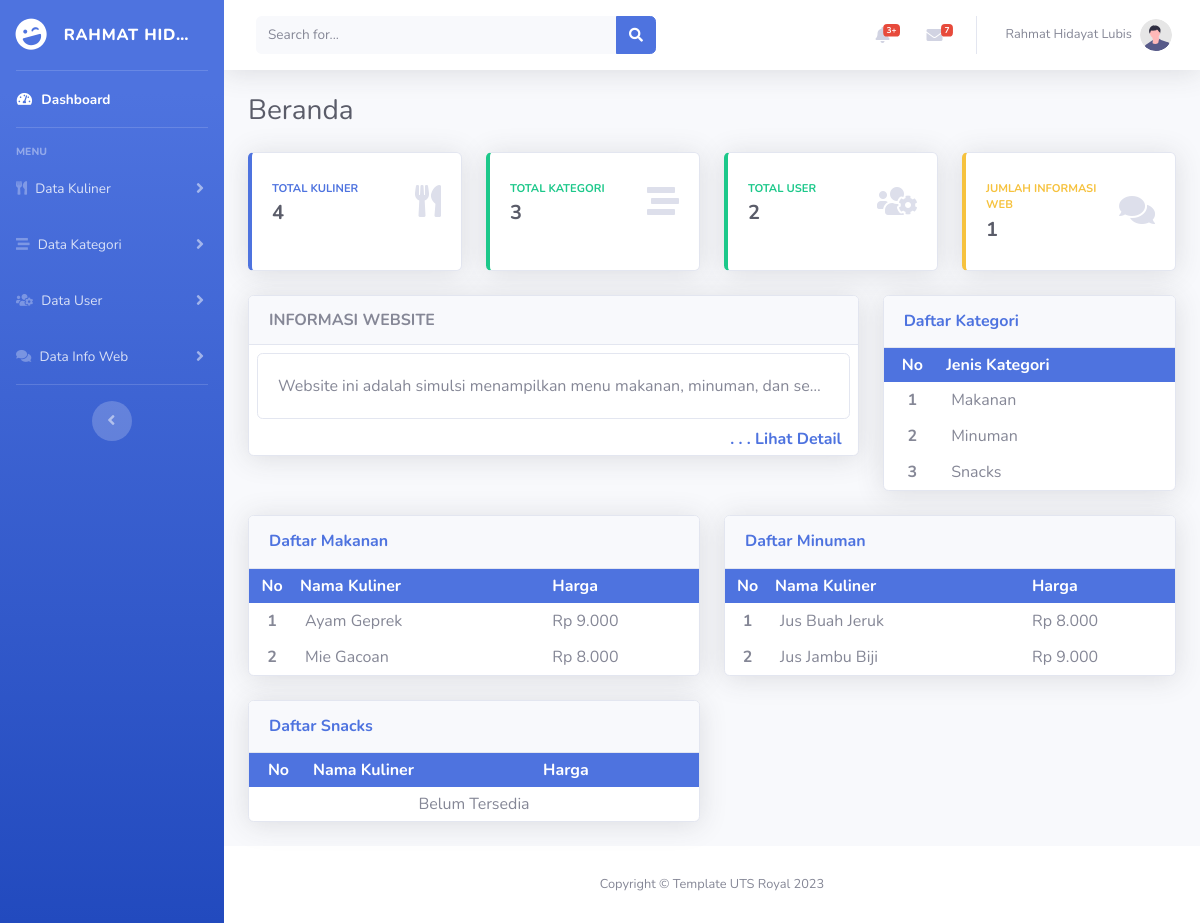
Before: / with the older database file.
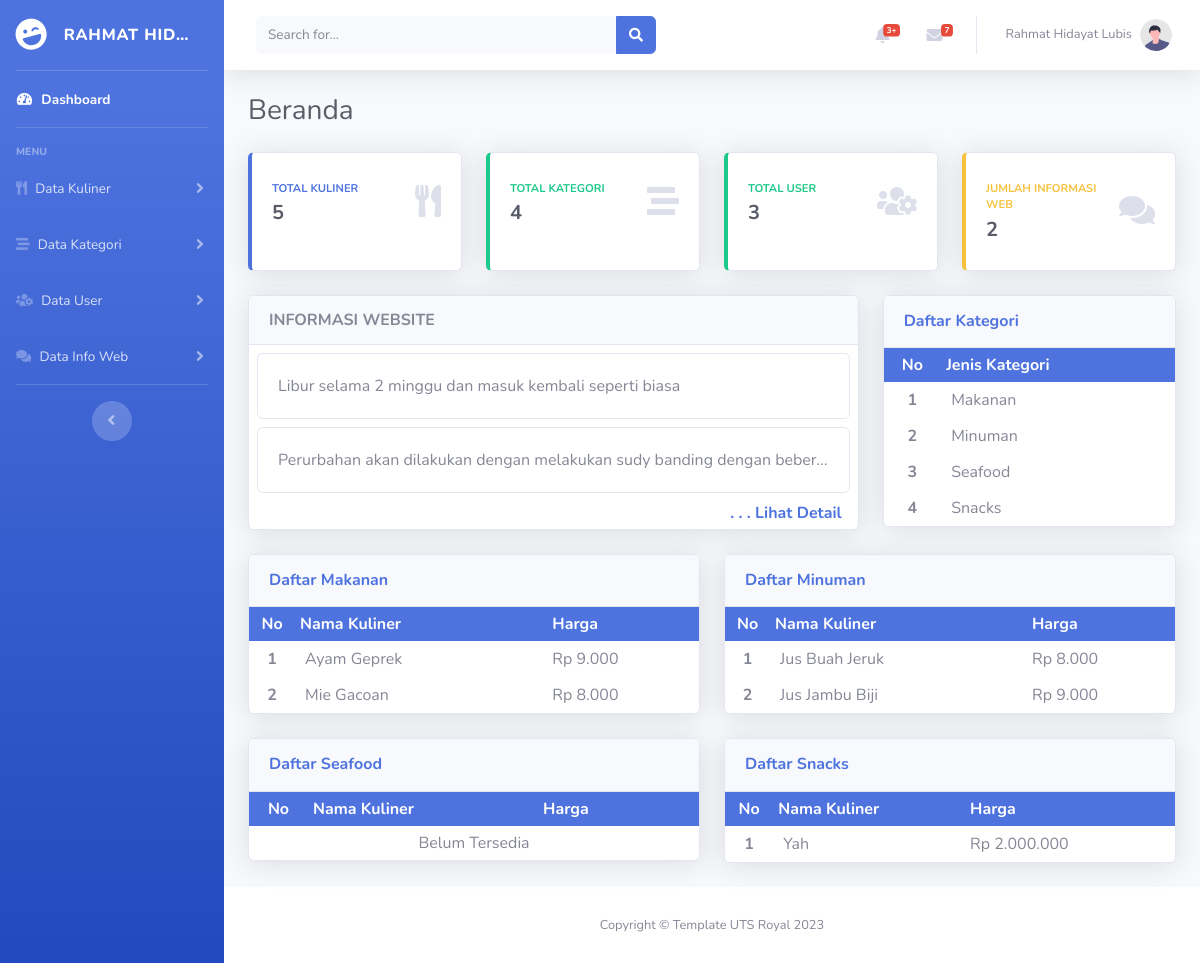
After: the same page with the newer database file.
### tables this page shows
CREATE TABLE `tabel_user` (
  `id` int(11) NOT NULL,
  `nama_user` varchar(25) NOT NULL,
  `username` varchar(25) NOT NULL,
  `password` varchar(255) NOT NULL
);

CREATE TABLE `tabel_info_web` (
  `id` int(11) NOT NULL,
  `judul` varchar(50) NOT NULL,
  `deskripsi_web` text NOT NULL,
  `waktu` datetime NOT NULL
);

CREATE TABLE `tabel_kategori` (
  `id` int(11) NOT NULL,
  `kategori` varchar(50) NOT NULL
);

CREATE TABLE `tabel_kuliner` (
  `id` int(11) NOT NULL,
  `id_kategori` int(11) NOT NULL,
  `nama` varchar(50) NOT NULL,
  `harga` int(15) NOT NULL
);

### koneksi.php (called while the page is built, shortened)
<?php
$databaseName = "db_project_akhir";
$conn = mysqli_connect("localhost", "root", "", $databaseName);
function query($query){
    global $conn;
    $result = mysqli_query($conn, $query);
    $rows = [];
    while ( $row = mysqli_fetch_assoc($result)) {
        $rows[] = $row;
    }
    return $rows;
}
function FormatRupiah($data){
    return number_format($data, 0, ',', '.');
}
?>

### Component/UserAktif.php (called while the page is built, shortened)
<?php
if ( !isset($_SESSION['aktif_user']) ){
  $user = query("SELECT * FROM tabel_user WHERE nama_user LIKE '%rahmat%'")[0];
} else {
  $uid = $_SESSION['aktif_user'];
  $user = query("SELECT * FROM tabel_user WHERE id = '$uid'")[0];
}
?>

### index.php (the view, shortened to what this page needs)
<?php
require 'koneksi.php';
$kategories = query("SELECT id AS id_kategori, kategori FROM tabel_kategori ORDER BY kategori ASC");
$users = query("SELECT * FROM tabel_user");
$infoweb = query("SELECT * FROM tabel_info_web");
$getKuliner = query("SELECT id FROM tabel_kuliner");
$jlh_kuliner = count($getKuliner);
$jlh_kategori = count($kategories);
$jlh_user = count($users);
$jlh_info = count($infoweb);
?>
<!DOCTYPE html>
<html lang="en">
<head>
  <link href="vendor/fontawesome-free/css/all.min.css" rel="stylesheet" type="text/css">
  <link href="css/sb-admin-2.min.css" rel="stylesheet">
</head>
<body id="page-top">
  <div id="wrapper">
    <ul class="navbar-nav bg-gradient-primary sidebar sidebar-dark accordion" id="accordionSidebar">
      <a class="sidebar-brand d-flex align-items-center justify-content-center" href="index.html">
        <div class="sidebar-brand-icon rotate-n-15">
          <i class="fas fa-laugh-wink"></i>
        </div>
        <?php include './Component/UserAktif.php'; ?>
        <div class="sidebar-brand-text mx-3 text-truncate"><?= $user["nama_user"] ?></div>
      </a>
      <hr class=" sidebar-divider my-0">
      <li class="nav-item active">
        <a class="nav-link" href="index.php">
          <i class="fas fa-fw fa-tachometer-alt"></i>
          <span>Dashboard</span></a>
      </li>
      <hr class="sidebar-divider">
      <div class="sidebar-heading">
        Menu
      </div>
      <li class="nav-item">
        <a class="nav-link collapsed" href="#" data-toggle="collapse" data-target="#collapseTwo" aria-expanded="true"
          aria-controls="collapseTwo">
          <i class="fas fa-utensils"></i>
          <span>Data Kuliner</span>
        </a>
      </li>
      <li class="nav-item">
        <a class="nav-link collapsed" href="#" data-toggle="collapse" data-target="#collapseUtilities"
          aria-expanded="true" aria-controls="collapseUtilities">
          <i class="fas fa-stream"></i>
          <span>Data Kategori</span>
        </a>
      </li>
      <li class="nav-item">
        <a class="nav-link collapsed" href="#" data-toggle="collapse" data-target="#collapseUser" aria-expanded="true"
          aria-controls="collapseUser">
          <i class="fas fa-users-cog"></i>
          <span>Data User</span>
        </a>
      </li>
      <li class="nav-item">
        <a class="nav-link collapsed" href="#" data-toggle="collapse" data-target="#collapseInfoWeb"
          aria-expanded="true" aria-controls="collapseInfoWeb">
          <i class="fas fa-comments"></i>
          <span>Data Info Web</span>
        </a>
      </li>
      <hr class="sidebar-divider">
      <div class="text-center d-none d-md-inline">
        <button class="rounded-circle border-0" id="sidebarToggle"></button>
      </div>
    </ul>
    <div id="content-wrapper" class="d-flex flex-column">
      <div id="content">
        <?php include './Component/Topbar.php'; ?>
        <div class="container-fluid">
          <div class="d-sm-flex align-items-center justify-content-between mb-4">
            <h1 class="h3 mb-0 text-gray-800">Beranda</h1>
          </div>
          <div class="row">
            <div class="col-xl-3 col-md-6 mb-4">
              <div class="card border-left-primary shadow h-100 py-2">
                <div class="card-body">
                  <div class="row no-gutters align-items-center">
                    <div class="col mr-2">
                      <div class="text-xs font-weight-bold text-primary text-uppercase mb-1">
                        Total Kuliner</div>
                      <div class="h5 mb-0 font-weight-bold text-gray-800"><?= $jlh_kuliner ?></div>
                    </div>
                    <div class="col-auto">
                      <i class="fas fa-utensils fa-2x text-gray-300"></i>
                    </div>
                  </div>
                </div>
              </div>
            </div>
            <div class="col-xl-3 col-md-6 mb-4">
              <div class="card border-left-success shadow h-100 py-2">
                <div class="card-body">
                  <div class="row no-gutters align-items-center">
                    <div class="col mr-2">
                      <div class="text-xs font-weight-bold text-success text-uppercase mb-1">
                        Total Kategori</div>
                      <div class="h5 mb-0 font-weight-bold text-gray-800"><?= $jlh_kategori ?></div>
                    </div>
                    <div class="col-auto">
                      <i class="fas fa-stream fa-2x text-gray-300"></i>
                    </div>
                  </div>
                </div>
              </div>
            </div>
            <div class="col-xl-3 col-md-6 mb-4">
              <div class="card border-left-success shadow h-100 py-2">
                <div class="card-body">
                  <div class="row no-gutters align-items-center">
                    <div class="col mr-2">
                      <div class="text-xs font-weight-bold text-success text-uppercase mb-1">
                        Total User</div>
                      <div class="h5 mb-0 font-weight-bold text-gray-800"><?= $jlh_user ?></div>
                    </div>
                    <div class="col-auto">
                      <i class="fas fa-users-cog fa-2x text-gray-300"></i>
                    </div>
                  </div>
                </div>
              </div>
            </div>
            <div class="col-xl-3 col-md-6 mb-4">
              <div class="card border-left-warning shadow h-100 py-2">
                <div class="card-body">
                  <div class="row no-gutters align-items-center">
                    <div class="col mr-2">
                      <div class="text-xs font-weight-bold text-warning text-uppercase mb-1">
                        Jumlah Informasi Web</div>
                      <div class="h5 mb-0 font-weight-bold text-gray-800"><?= $jlh_info ?></div>
                    </div>
                    <div class="col-auto">
                      <i class="fas fa-comments fa-2x text-gray-300"></i>
                    </div>
                  </div>
                </div>
              </div>
            </div>
          </div>
          <div class="row">
            <div class="col-lg-8">
              <?php $ingfo = query("SELECT deskripsi_web, waktu FROM tabel_info_web ORDER BY waktu DESC LIMIT 2"); ?>
              <div class="card mb-4 shadow">
                <div class="card-header font-weight-bold">
                  INFORMASI WEBSITE
                </div>
                <div class="card-body px-2 pt-2 pb-0">
                  <?php foreach($ingfo AS $infoWeb) : ?>
                  <div class="card mb-2">
                    <div class="card-body text-truncate">
                      <?= $infoWeb["deskripsi_web"] ?>
                    </div>
                  </div>
                  <?php endforeach; ?>
                </div>
                <a href="list_info.php" class="ml-auto mr-3 mb-1 font-weight-bold"> . . . Lihat Detail</a>
              </div>
            </div>
            <div class="col-lg-4">
              <div class="card shadow mb-4">
                <div class="card-header py-3">
                  <h6 class="m-0 font-weight-bold text-primary">Daftar Kategori</h6>
                </div>
                <div class="card-body p-0">
                  <table cellpadding="5" width="100%">
                    <tr class="bg-primary text-white">
                      <th class="text-center">No</th>
                      <th>Jenis Kategori</th>
                    </tr>
                    <?php
                     $no = 1;
                     if($jlh_kategori == 0) : ?>
                    <tr>
                      <td colspan="5" class="text-center">Data Not Available</td>
                    </tr>
                    <?php else: ?>
                    <?php foreach( $kategories as $kategori): ?>
                    <tr>
                      <td class="text-center font-weight-bold"><?= $no ?></td>
                      <td style="padding: 6px 50px 6px 10px;"><?= $kategori["kategori"] ?></td>
                    </tr>
                    <?php $no++; ?>
                    <?php endforeach; ?>
                    <?php endif; ?>
                  </table>
                </div>
              </div>
            </div>
          </div>
          <div class="row">
            <?php foreach($kategories AS $kate) : ?>
            <?php
            $identifier = $kate['id_kategori'];
            $kuliners = query("SELECT kuliner.id AS id_kuliner, kuliner.id_kategori, kuliner.nama AS nama_kuliner, kuliner.harga AS harga_kuliner, kategori.kategori AS kategori FROM tabel_kuliner AS kuliner INNER JOIN tabel_kategori AS kategori ON kuliner.id_kategori = kategori.id WHERE kuliner.id_kategori = $identifier ORDER BY kuliner.nama ASC");
            ?>
            <div class="col-lg-6">
              <div class="card shadow mb-4">
                <div class="card-header py-3">
                  <h6 class="m-0 font-weight-bold text-primary">Daftar <?= $kate['kategori'] ?></h6>
                </div>
                <div class="card-body p-0">
                  <table cellpadding="5" width="100%">
                    <tr class="bg-primary text-white">
                      <th style="text-align: center;">No</th>
                      <th>Nama Kuliner</th>
                      <th style="padding: 0 25px 0 25px;">Harga</th>
                    </tr>
                    <?php
                    $no = 1;
                    if(count($kuliners) == 0) : ?>
                    <tr>
                      <td colspan="3" class="text-center">Belum Tersedia</td>
                    </tr>
                    <?php else: ?>
                    <?php foreach( $kuliners as $kuliner): ?>
                    <tr>
                      <td class="text-center font-weight-bold"><?= $no ?></td>
                      <td style="padding: 6px 50px 6px 10px;"><?= $kuliner["nama_kuliner"] ?></td>
                      <td style="padding: 0 25px 0 25px;">Rp
                        <?= FormatRupiah($kuliner["harga_kuliner"]) ?></td>
                    </tr>
                    <?php $no++; ?>
                    <?php endforeach; ?>
                    <?php endif; ?>
                  </table>
                </div>
              </div>
            </div>
            <?php endforeach; ?>
          </div>
        </div>
      </div>
      <?php include './Component/Footer.php'; ?>
    </div>
  </div>
</body>
</html>

### Component/Topbar.php (shortened to what this page needs)
<nav class="navbar navbar-expand navbar-light bg-white topbar mb-4 static-top shadow">
  <form class="d-none d-sm-inline-block form-inline mr-auto ml-md-3 my-2 my-md-0 mw-100 navbar-search">
    <div class="input-group">
      <input type="text" class="form-control bg-light border-0 small" placeholder="Search for..." aria-label="Search"
        aria-describedby="basic-addon2">
      <div class="input-group-append">
        <button class="btn btn-primary" type="button">
          <i class="fas fa-search fa-sm"></i>
        </button>
      </div>
    </div>
  </form>
  <ul class="navbar-nav ml-auto">
    <li class="nav-item dropdown no-arrow mx-1">
      <a class="nav-link dropdown-toggle" href="#" id="alertsDropdown" role="button" data-toggle="dropdown"
        aria-haspopup="true" aria-expanded="false">
        <i class="fas fa-bell fa-fw"></i>
        <span class="badge badge-danger badge-counter">3+</span>
      </a>
    </li>
    <li class="nav-item dropdown no-arrow mx-1">
      <a class="nav-link dropdown-toggle" href="#" id="messagesDropdown" role="button" data-toggle="dropdown"
        aria-haspopup="true" aria-expanded="false">
        <i class="fas fa-envelope fa-fw"></i>
        <span class="badge badge-danger badge-counter">7</span>
      </a>
    </li>
    <li class="nav-item dropdown no-arrow">
      <a class="nav-link dropdown-toggle" href="#" id="userDropdown" role="button" data-toggle="dropdown"
        aria-haspopup="true" aria-expanded="false">
        <span class="mr-2 d-none d-lg-inline text-gray-600 small"><?= $user["nama_user"] ?></span>
        <img class="img-profile rounded-circle" src="img/undraw_profile.svg">
      </a>
    </li>
  </ul>
</nav>

### Component/Footer.php
<footer class="sticky-footer bg-white">
  <div class="container my-auto">
    <div class="copyright text-center my-auto">
      <span>Copyright &copy; Template UTS Royal 2023</span>
    </div>
  </div>
</footer>

Changed rows visible on the page:
removed tabel_info_web: deskripsi_web "Website ini adalah simulsi menampilkan menu makanan, minuman, dan se…"
added tabel_info_web: deskripsi_web "Libur selama 2 minggu dan masuk kembali seperti biasa"
added tabel_info_web: deskripsi_web "Perurbahan akan dilakukan dengan melakukan sudy banding dengan beber…"
added tabel_kategori: kategori "Seafood", shows "Belum Tersedia"
shown differently, row unchanged: tabel_kategori "Snacks": no longer shows "Belum Tersedia"
added tabel_kuliner: nama "Yah", harga "2.000.000", shown under tabel_kategori "Snacks"
Other visible differences:
$jlh_kuliner: "4" → "5"
$jlh_kategori: "3" → "4"
$jlh_user: "2" → "3"
$jlh_info: "1" → "2"
